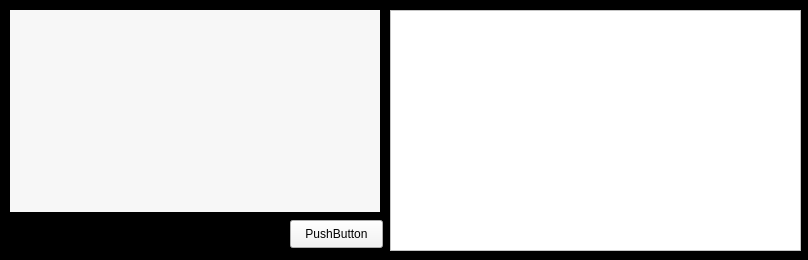
<?xml version="1.0" encoding="UTF-8"?>
<ui version="4.0">
 <class>CarInfo</class>
 <widget class="QWidget" name="CarInfo">
  <property name="geometry">
   <rect>
    <x>0</x>
    <y>0</y>
    <width>808</width>
    <height>260</height>
   </rect>
  </property>
  <property name="windowTitle">
   <string>차량정보 인식 시스템</string>
  </property>
  <property name="styleSheet">
   <string notr="true">background-color: rgb(0, 0, 0)</string>
  </property>
  <widget class="QWidget" name="verticalLayoutWidget">
   <property name="geometry">
    <rect>
     <x>10</x>
     <y>10</y>
     <width>372</width>
     <height>202</height>
    </rect>
   </property>
   <layout class="QVBoxLayout" name="verticalLayout">
    <item>
     <widget class="QLabel" name="lblNum">
      <property name="minimumSize">
       <size>
        <width>370</width>
        <height>200</height>
       </size>
      </property>
      <property name="maximumSize">
       <size>
        <width>250</width>
        <height>400</height>
       </size>
      </property>
      <property name="styleSheet">
       <string notr="true">background-color: rgb(247, 247, 247);</string>
      </property>
      <property name="text">
       <string/>
      </property>
     </widget>
    </item>
   </layout>
  </widget>
  <widget class="QPushButton" name="btn_loadFromFile">
   <property name="geometry">
    <rect>
     <x>290</x>
     <y>220</y>
     <width>93</width>
     <height>28</height>
    </rect>
   </property>
   <property name="palette">
    <palette>
     <active>
      <colorrole role="Button">
       <brush brushstyle="SolidPattern">
        <color alpha="255">
         <red>243</red>
         <green>243</green>
         <blue>243</blue>
        </color>
       </brush>
      </colorrole>
      <colorrole role="Base">
       <brush brushstyle="SolidPattern">
        <color alpha="255">
         <red>243</red>
         <green>243</green>
         <blue>243</blue>
        </color>
       </brush>
      </colorrole>
      <colorrole role="Window">
       <brush brushstyle="SolidPattern">
        <color alpha="255">
         <red>243</red>
         <green>243</green>
         <blue>243</blue>
        </color>
       </brush>
      </colorrole>
     </active>
     <inactive>
      <colorrole role="Button">
       <brush brushstyle="SolidPattern">
        <color alpha="255">
         <red>243</red>
         <green>243</green>
         <blue>243</blue>
        </color>
       </brush>
      </colorrole>
      <colorrole role="Base">
       <brush brushstyle="SolidPattern">
        <color alpha="255">
         <red>243</red>
         <green>243</green>
         <blue>243</blue>
        </color>
       </brush>
      </colorrole>
      <colorrole role="Window">
       <brush brushstyle="SolidPattern">
        <color alpha="255">
         <red>243</red>
         <green>243</green>
         <blue>243</blue>
        </color>
       </brush>
      </colorrole>
     </inactive>
     <disabled>
      <colorrole role="Button">
       <brush brushstyle="SolidPattern">
        <color alpha="255">
         <red>243</red>
         <green>243</green>
         <blue>243</blue>
        </color>
       </brush>
      </colorrole>
      <colorrole role="Base">
       <brush brushstyle="SolidPattern">
        <color alpha="255">
         <red>243</red>
         <green>243</green>
         <blue>243</blue>
        </color>
       </brush>
      </colorrole>
      <colorrole role="Window">
       <brush brushstyle="SolidPattern">
        <color alpha="255">
         <red>243</red>
         <green>243</green>
         <blue>243</blue>
        </color>
       </brush>
      </colorrole>
     </disabled>
    </palette>
   </property>
   <property name="styleSheet">
    <string notr="true">background-color: rgb(243, 243, 243);</string>
   </property>
   <property name="text">
    <string>PushButton</string>
   </property>
  </widget>
  <widget class="QWidget" name="verticalLayoutWidget_2">
   <property name="geometry">
    <rect>
     <x>390</x>
     <y>10</y>
     <width>411</width>
     <height>241</height>
    </rect>
   </property>
   <layout class="QVBoxLayout" name="verticalLayout_2">
    <item>
     <widget class="QTableWidget" name="tblcarinfo">
      <property name="styleSheet">
       <string notr="true">background-color: rgb(255, 255, 255);</string>
      </property>
     </widget>
    </item>
   </layout>
  </widget>
 </widget>
 <resources/>
 <connections/>
</ui>
